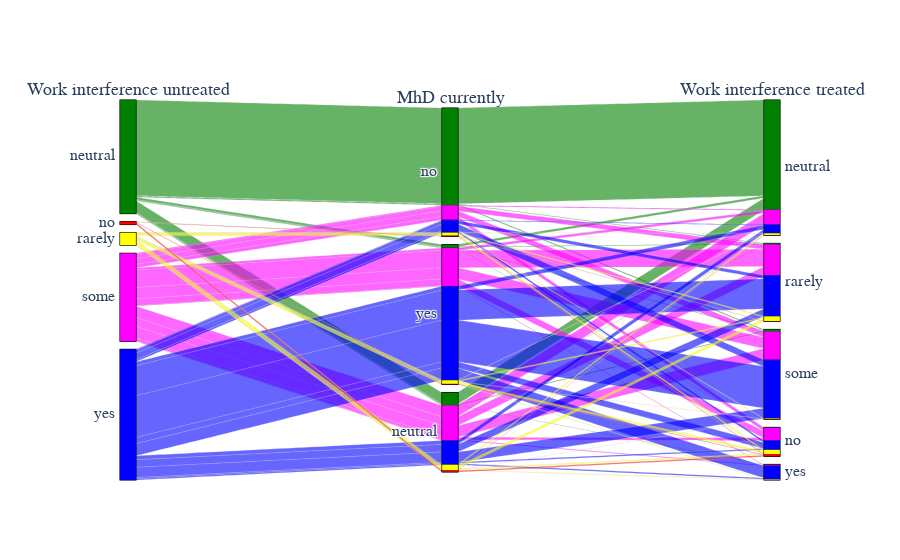

Notebook cell for this chart:
### Code cell
#Multi-Color Parallel Categories Diagram
# Create dimensions
import plotly.graph_objects as go
untreated_dim = go.parcats.Dimension(
    values=data.mhd_interferes_work_untreated,
    categoryorder='category ascending', label="Work interference untreated"
)

treated_dim = go.parcats.Dimension(
    values=data.mhd_interferes_work_treated, label="Work interference treated")

current_dim= go.parcats.Dimension(
    values=data.mhd_currently, label="MhD currently")



# Create parcats trace
mapping = { 'neutral': 1, 'some': 2, 'yes': 3, 'rarely':4, 'no':5}
data['col_untreated'] = data['mhd_interferes_work_untreated'].map(mapping)
color = data.col_untreated;
colorscale = [[0, 'green'],[0.25, 'magenta'],[0.5, 'blue'], [0.75, 'yellow'], [1,'red']];

fig = go.Figure(data = [go.Parcats(dimensions=[untreated_dim, current_dim, treated_dim],
        line={'color': color, 'colorscale': colorscale},
        hoveron='color', hoverinfo='count+probability',
        labelfont={'size': 18, 'family': 'Times'},
        tickfont={'size': 16, 'family': 'Times'},
        arrangement='freeform')])

fig.show()

### Figure 1 — Plotly figure (JSON) as saved in the notebook; plotly's stock layout.template omitted (floating-point values rounded to 4 significant figures; data arrays with more than 128 entries replaced by an {"elided": "..."} marker saying what was removed)
{"data": [{"arrangement": "freeform", "dimensions": [{"categoryorder": "category ascending", "label": "Work interference untreated", "values": {"elided": "1427 str values"}}, {"label": "MhD currently", "values": {"elided": "1427 str values"}}, {"label": "Work interference treated", "values": {"elided": "1427 str values"}}], "hoverinfo": "count+probability", "hoveron": "color", "labelfont": {"family": "Times", "size": 18}, "line": {"color": {"elided": "1427 int values"}, "colorscale": [[0, "green"], [0.25, "magenta"], [0.5, "blue"], [0.75, "yellow"], [1, "red"]]}, "tickfont": {"family": "Times", "size": 16}, "type": "parcats"}], "layout": {}}
